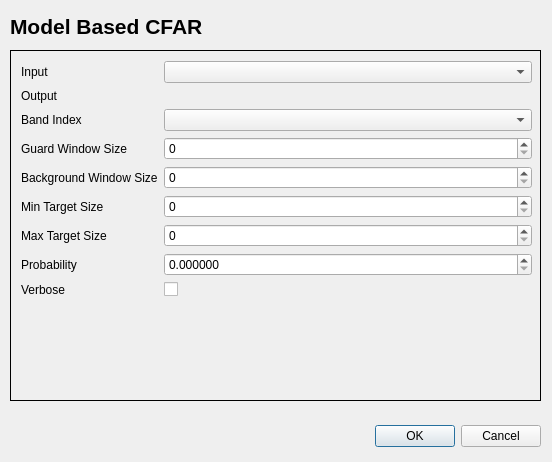
<?xml version="1.0" encoding="UTF-8"?>
<ui version="4.0">
 <class>ModelBasedCFARDialogBase</class>
 <widget class="QDialog" name="ModelBasedCFARDialogBase">
  <property name="geometry">
   <rect>
    <x>0</x>
    <y>0</y>
    <width>552</width>
    <height>462</height>
   </rect>
  </property>
  <property name="windowTitle">
   <string>Model Based CFAR</string>
  </property>
  <widget class="QDialogButtonBox" name="button_box">
   <property name="geometry">
    <rect>
     <x>190</x>
     <y>420</y>
     <width>351</width>
     <height>32</height>
    </rect>
   </property>
   <property name="orientation">
    <enum>Qt::Horizontal</enum>
   </property>
   <property name="standardButtons">
    <set>QDialogButtonBox::Cancel|QDialogButtonBox::Ok</set>
   </property>
  </widget>
  <widget class="QStackedWidget" name="stackedWidget">
   <property name="geometry">
    <rect>
     <x>10</x>
     <y>50</y>
     <width>531</width>
     <height>351</height>
    </rect>
   </property>
   <property name="frameShape">
    <enum>QFrame::Box</enum>
   </property>
   <widget class="QWidget" name="page">
    <widget class="QWidget" name="formLayoutWidget">
     <property name="geometry">
      <rect>
       <x>10</x>
       <y>10</y>
       <width>511</width>
       <height>331</height>
      </rect>
     </property>
     <layout class="QFormLayout" name="formLayout">
      <item row="0" column="0">
       <widget class="QLabel" name="inputLabel">
        <property name="text">
         <string>Input</string>
        </property>
       </widget>
      </item>
      <item row="0" column="1">
       <widget class="QgsMapLayerComboBox" name="inputMapLayerComboBox">
        <property name="toolTip">
         <string>&lt;html&gt;&lt;head/&gt;&lt;body&gt;&lt;p&gt;Input Image file&lt;/p&gt;&lt;/body&gt;&lt;/html&gt;</string>
        </property>
       </widget>
      </item>
      <item row="1" column="0">
       <widget class="QLabel" name="outputLabel">
        <property name="text">
         <string>Output</string>
        </property>
       </widget>
      </item>
      <item row="1" column="1">
       <widget class="QgsFileWidget" name="outputQgsFileWidget" native="true">
        <property name="toolTip">
         <string>&lt;html&gt;&lt;head/&gt;&lt;body&gt;&lt;p&gt;Output Image filename&lt;/p&gt;&lt;/body&gt;&lt;/html&gt;</string>
        </property>
        <property name="filter" stdset="0">
         <string>*.tif *.tiff *.gtif ;;*.img ;; *.*</string>
        </property>
       </widget>
      </item>
      <item row="2" column="0">
       <widget class="QLabel" name="bandIndexLabel">
        <property name="text">
         <string>Band Index</string>
        </property>
       </widget>
      </item>
      <item row="2" column="1">
       <widget class="QgsRasterBandComboBox" name="bandIndexQgsRasterBandComboBox">
        <property name="toolTip">
         <string>&lt;html&gt;&lt;head/&gt;&lt;body&gt;&lt;p&gt;Band Index&lt;/p&gt;&lt;/body&gt;&lt;/html&gt;</string>
        </property>
       </widget>
      </item>
      <item row="3" column="0">
       <widget class="QLabel" name="guardWindowLabel">
        <property name="text">
         <string>Guard Window Size</string>
        </property>
       </widget>
      </item>
      <item row="3" column="1">
       <widget class="QgsDoubleSpinBox" name="guardWindowQgsDoubleSpinBox">
        <property name="toolTip">
         <string>&lt;html&gt;&lt;head/&gt;&lt;body&gt;&lt;p&gt;Guard Window Size&lt;/p&gt;&lt;/body&gt;&lt;/html&gt;</string>
        </property>
        <property name="decimals">
         <number>0</number>
        </property>
        <property name="maximum">
         <double>10000.000000000000000</double>
        </property>
       </widget>
      </item>
      <item row="4" column="0">
       <widget class="QLabel" name="backgroundWindowLabel">
        <property name="text">
         <string>Background Window Size</string>
        </property>
       </widget>
      </item>
      <item row="4" column="1">
       <widget class="QgsDoubleSpinBox" name="backgroundWindowQgsDoubleSpinBox">
        <property name="toolTip">
         <string>&lt;html&gt;&lt;head/&gt;&lt;body&gt;&lt;p&gt;Background Window Size&lt;/p&gt;&lt;/body&gt;&lt;/html&gt;</string>
        </property>
        <property name="decimals">
         <number>0</number>
        </property>
       </widget>
      </item>
      <item row="5" column="0">
       <widget class="QLabel" name="minTargetLabel">
        <property name="text">
         <string>Min Target Size</string>
        </property>
       </widget>
      </item>
      <item row="5" column="1">
       <widget class="QgsDoubleSpinBox" name="minTargetQgsDoubleSpinBox">
        <property name="toolTip">
         <string>&lt;html&gt;&lt;head/&gt;&lt;body&gt;&lt;p&gt;Minimum target size (for elimination of false targets)&lt;/p&gt;&lt;/body&gt;&lt;/html&gt;</string>
        </property>
        <property name="decimals">
         <number>0</number>
        </property>
        <property name="maximum">
         <double>10000.000000000000000</double>
        </property>
       </widget>
      </item>
      <item row="6" column="0">
       <widget class="QLabel" name="maxTargetLabel">
        <property name="text">
         <string>Max Target Size</string>
        </property>
       </widget>
      </item>
      <item row="6" column="1">
       <widget class="QgsDoubleSpinBox" name="maxTargetQgsDoubleSpinBox">
        <property name="toolTip">
         <string>&lt;html&gt;&lt;head/&gt;&lt;body&gt;&lt;p&gt;Maximum target size (for elimination of false targets)&lt;/p&gt;&lt;/body&gt;&lt;/html&gt;</string>
        </property>
        <property name="decimals">
         <number>0</number>
        </property>
        <property name="maximum">
         <double>10000.000000000000000</double>
        </property>
       </widget>
      </item>
      <item row="7" column="0">
       <widget class="QLabel" name="probabilityLabel">
        <property name="text">
         <string>Probability</string>
        </property>
       </widget>
      </item>
      <item row="7" column="1">
       <widget class="QgsDoubleSpinBox" name="probabilityQgsDoubleSpinBox">
        <property name="toolTip">
         <string>&lt;html&gt;&lt;head/&gt;&lt;body&gt;&lt;p&gt;CFAR Probability [0,1], ususally low value&lt;/p&gt;&lt;/body&gt;&lt;/html&gt;</string>
        </property>
        <property name="decimals">
         <number>6</number>
        </property>
        <property name="maximum">
         <double>1.000000000000000</double>
        </property>
        <property name="singleStep">
         <double>0.100000000000000</double>
        </property>
       </widget>
      </item>
      <item row="8" column="0">
       <widget class="QLabel" name="verboseLabel">
        <property name="text">
         <string>Verbose</string>
        </property>
       </widget>
      </item>
      <item row="8" column="1">
       <widget class="QCheckBox" name="verboseCheckBox">
        <property name="toolTip">
         <string>&lt;html&gt;&lt;head/&gt;&lt;body&gt;&lt;p&gt;Verbose Mode - print a message to console&lt;/p&gt;&lt;/body&gt;&lt;/html&gt;</string>
        </property>
        <property name="text">
         <string/>
        </property>
       </widget>
      </item>
     </layout>
    </widget>
   </widget>
  </widget>
  <widget class="QLabel" name="title_label">
   <property name="geometry">
    <rect>
     <x>10</x>
     <y>10</y>
     <width>311</width>
     <height>33</height>
    </rect>
   </property>
   <property name="text">
    <string>&lt;!DOCTYPE HTML PUBLIC &quot;-//W3C//DTD HTML 4.0//EN&quot; &quot;http://www.w3.org/TR/REC-html40/strict.dtd&quot;&gt;
&lt;html&gt;&lt;head&gt;&lt;meta name=&quot;qrichtext&quot; content=&quot;1&quot; /&gt;&lt;style type=&quot;text/css&quot;&gt;
p, li { white-space: pre-wrap; }
&lt;/style&gt;&lt;/head&gt;&lt;body style=&quot; font-family:'MS Shell Dlg 2'; font-size:8pt; font-weight:400; font-style:normal;&quot;&gt;
&lt;p style=&quot; margin-top:0px; margin-bottom:0px; margin-left:0px; margin-right:0px; -qt-block-indent:0; text-indent:0px;&quot;&gt;&lt;span style=&quot; font-family:'Sans Serif'; font-size:16pt; font-weight:600;&quot;&gt;Model Based CFAR&lt;/span&gt;&lt;/p&gt;&lt;/body&gt;&lt;/html&gt;</string>
   </property>
  </widget>
 </widget>
 <customwidgets>
  <customwidget>
   <class>QgsDoubleSpinBox</class>
   <extends>QDoubleSpinBox</extends>
   <header>qgsdoublespinbox.h</header>
  </customwidget>
  <customwidget>
   <class>QgsFileWidget</class>
   <extends>QWidget</extends>
   <header>qgsfilewidget.h</header>
  </customwidget>
  <customwidget>
   <class>QgsMapLayerComboBox</class>
   <extends>QComboBox</extends>
   <header>qgsmaplayercombobox.h</header>
  </customwidget>
  <customwidget>
   <class>QgsRasterBandComboBox</class>
   <extends>QComboBox</extends>
   <header>qgsrasterbandcombobox.h</header>
  </customwidget>
 </customwidgets>
 <resources/>
 <connections>
  <connection>
   <sender>button_box</sender>
   <signal>accepted()</signal>
   <receiver>ModelBasedCFARDialogBase</receiver>
   <slot>accept()</slot>
   <hints>
    <hint type="sourcelabel">
     <x>20</x>
     <y>20</y>
    </hint>
    <hint type="destinationlabel">
     <x>20</x>
     <y>20</y>
    </hint>
   </hints>
  </connection>
  <connection>
   <sender>button_box</sender>
   <signal>rejected()</signal>
   <receiver>ModelBasedCFARDialogBase</receiver>
   <slot>reject()</slot>
   <hints>
    <hint type="sourcelabel">
     <x>20</x>
     <y>20</y>
    </hint>
    <hint type="destinationlabel">
     <x>20</x>
     <y>20</y>
    </hint>
   </hints>
  </connection>
 </connections>
</ui>
